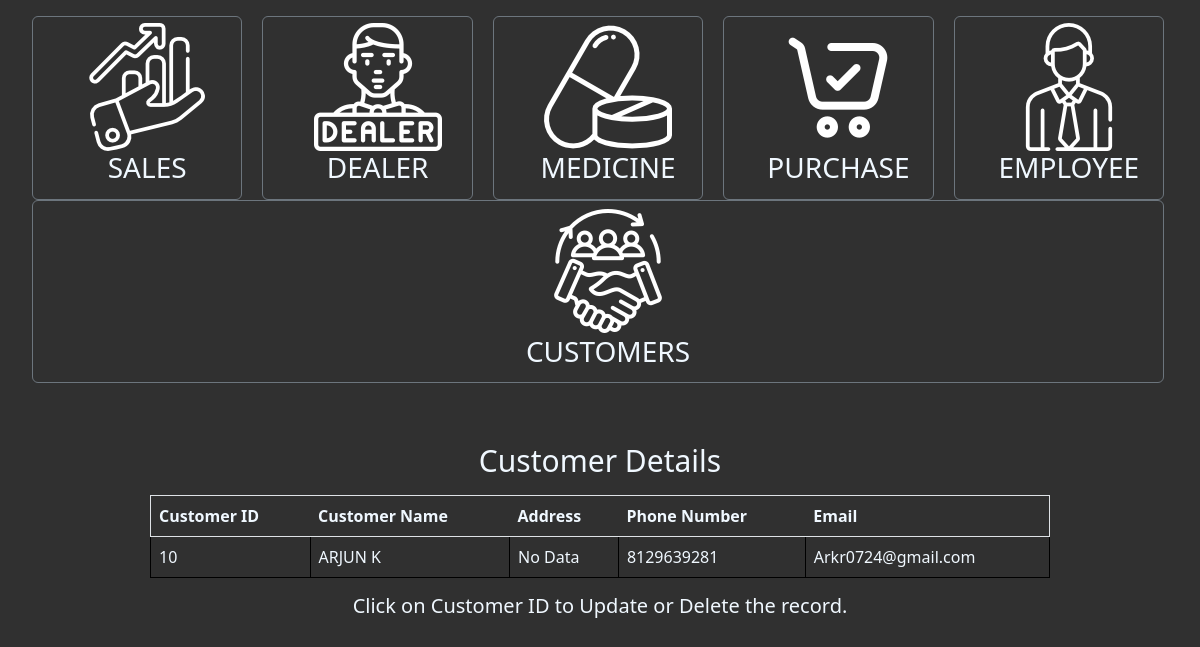
The page /view_cust/ on the database its author committed.
### medstore/models.py (models this page shows, shortened)
class Customer(models.Model):
    fname = models.CharField(max_length=30)
    lname = models.CharField(max_length=30)
    address = models.CharField(max_length=100)
    email = models.CharField(max_length=50)
    phn_no = models.BigIntegerField(unique=True)

### medstore/views.py (the view)
# urls.py: path('view_cust/',views.view_cust, name='view_cust'),
def view_cust(request):
    cust = Customer.objects.all()
    dict = {"cust": cust}
    return render(request, 'view_customer.html',dict)

### medstore/templates/view_customer.html (shortened to what this page needs)
<!DOCTYPE html>
<html lang="en">
<head>
    {% load static %}
<link href="https://cdn.jsdelivr.net/npm/bootstrap@5.2.3/dist/css/bootstrap.min.css" rel="stylesheet">
</head>
<body>
    <link rel="stylesheet" href="{% static '/js/view_dealer.css' %}">
    <div class="container-fluid mt-3" >
        <div class="container-fluid mt-3 row" id="main_menu">
                       <div class="btn btn-outline-secondary dropdown col" data-bs-toggle="dropdown">
                        <div class="dropdown col">
                            <img src="{% static '/js/sales.png' %}" alt="sales">
                            <h3 >SALES</h3>
                        </div>
                    </div>
                    <div class="btn btn-outline-secondary dropdown col" data-bs-toggle="dropdown">
                        <div class="dropdown col">
                            <img src="{% static '/js/dealer.png' %}" alt="dealer">
                            <h3>DEALER</h3>
                        </div>
                    </div>
                    <div class="btn btn-outline-secondary dropdown col" data-bs-toggle="dropdown">
                        <div class="dropdown col">
                            <img src="{% static '/js/medicine.png' %}" alt="medicine">
                            <h3>MEDICINE</h3>
                        </div>
                    </div>
                    <div class="btn btn-outline-secondary dropdown col" data-bs-toggle="dropdown">
                        <div class="dropdown col">
                            <img src="{% static '/js/purchase.png' %}" alt="PURCHASE">
                            <h3 >PURCHASE</h3>
                        </div>
                    </div>
                    <div class="btn btn-outline-secondary dropdown col" data-bs-toggle="dropdown">
                        <div class="dropdown col">
                            <img src="{% static '/js/employee.png' %}" alt="employee">
                            <h3>EMPLOYEE</h3>
                        </div>
                    </div>
                    <div class="btn btn-outline-secondary dropdown col" data-bs-toggle="dropdown">
                        <div class="dropdown col">
                            <img src="{% static '/js/customer.png' %}" alt="customers">
                            <h3 >CUSTOMERS</h3>
                        </div>
                    </div>
        </div>
    </div>
<div class="container-fluid " id="dealer_table">
    <div>
        <h4>Customer Details</h4>
        <div class="row">
            <table border="1" class="table table-responsive  col-md-10">
                <tr>
                    <th>Customer ID</th>
                    <th>Customer Name</th>
                    <th>Address</th>
                    <th>Phone Number</th>
                    <th>Email</th>
                </tr>
                {% for foo in cust %}
                <tr>
                    <td class="idlink" id="idlink"><a href="/custformview/{{ foo.id }}">{{ foo.id }}</a>
                    </td>
                    <td>{{ foo.fname }} {{ foo.lname }}</td>
                    <td>{{ foo.address }}</td>
                    <td>{{ foo.phn_no }}</td>
                    <td>{{ foo.email }}</td>
                </tr>
                {% endfor %}
            </table>
        </div>
        <footer>
            <h5>Click on Customer ID to Update or Delete the record.</h5>
        </footer>
    </div>
</div>
</body>

### medstore/static/js/view_dealer.css (style rules this page uses)
body { background-color: #303030; }
.btn { height: 100%; }
h3 { color: aliceblue; }
.dropdown { display: flex; flex-wrap: wrap; flex-direction: column; align-content: center; align-items: center; position: relative; margin-left: 20px; }
a { text-decoration: none; color: aliceblue; }
td { color: aliceblue; }
table, td { border: 1px solid black; padding: 4px; border-collapse: collapse }
td:empty::before { content: "No Data" }
#dealer_table { padding-top: 20px; margin-top: 40px; height: 100%; width: 75%; align-items: center; }
h4 { color: aliceblue; font-size: 30px; font-weight: 500; align-items: center; display: flex; justify-content: center; }
h5 { color: aliceblue; font-size: 20px; font-weight: 400; align-items: center; display: flex; justify-content: center; }
th { color: aliceblue; }

### rows shown on the page
Customer: id "10", fname "ARJUN", lname "K", phn_no "8129639281", email "Arkr0724@gmail.com"
